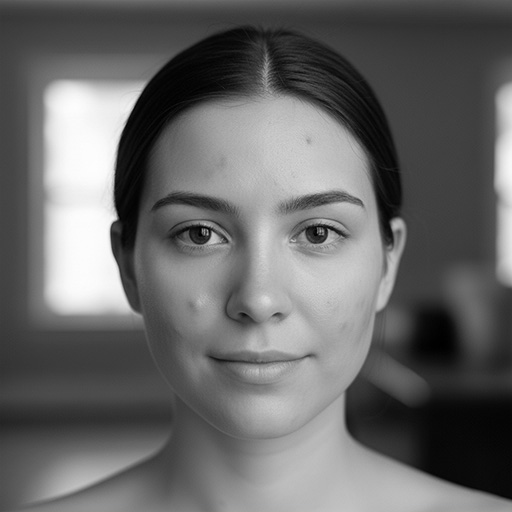
#> input picture exp1/test_img.jpg, 512 x 512 px
$ python skin_smoothing.py   (older library calls are emulated)
#> lines starting #> are read from the running program, lines starting #| are printed output that depends on the picture
import numpy as np
import matplotlib.pyplot as plt
import scipy.datasets as datasets # 或者 import scipy.misc as misc
from scipy.ndimage import gaussian_filter
import os

# 1. 准备图像 (转化为二维信号)
# 加载本地图片
img_path = os.path.join(os.path.dirname(__file__), 'test_img.jpg')
img = plt.imread(img_path)
#> img is the input picture: shape (512, 512, 3); mean R, G, B 104, 104, 104

# 如果是彩色图(3维)，转为灰度图(2维)
if img.ndim == 3:
    img = np.dot(img[...,:3], [0.299, 0.587, 0.114])
#> img: shape (512, 512) float64

img = img.astype(float)

# 归一化到 0-1 之间，方便计算 (PS里对应 0-255，原理一样)
if img.max() > 1.0:
    img = img / 255.0

# 2. 提取低频 (Low Frequency) - 对应 PS 的“高斯模糊”
# sigma 控制模糊程度，相当于 PS 里的半径像素
# sigma 越大，保留的细节越少，低频越“低”
sigma = 3.0
img_low = gaussian_filter(img, sigma=sigma)

# 3. 提取高频 (High Frequency) - 对应 PS 的“应用图像(减去)”
# 高频 = 原图 - 低频
# 注意：高频层会有负数（因为原图可能比模糊后的暗），
# 在 PS 里通常会 +128 变成灰色底，这里我们保持数学上的精确值
img_high = img - img_low
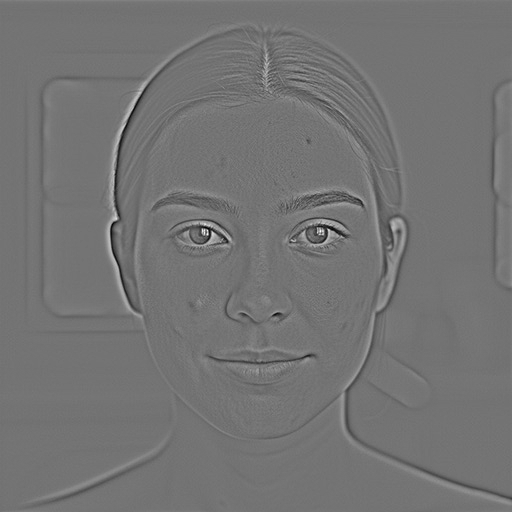
#> img_high: shape (512, 512) float64; min -0.323, max 0.387, mean -2.73e-17; drawn with min black and max white

# ==========================================
# 4. 模拟“磨皮”操作 (Retouching Simulation)
# ==========================================
# 原理：我们只对“低频层”进行进一步处理（比如更强的模糊以均匀肤色），
# 但保持“高频层”（纹理、毛孔、边缘）不变。
# 这样皮肤看起来光滑，但不会像塑料人，因为纹理还在。

# 对低频层再次模糊，模拟“均匀肤色”
img_low_retouched = gaussian_filter(img_low, sigma=10.0)
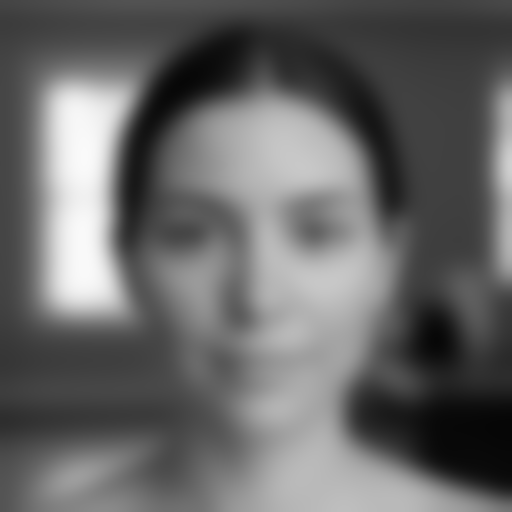
#> img_low_retouched: shape (512, 512) float64; min 0.0244, max 0.982, mean 0.408

# 重组图像：处理过的低频 + 原始高频
img_restored = img_low_retouched + img_high

# ==========================================
# 5. 可视化结果
# ==========================================
plt.figure(figsize=(12, 10))

# 原图
plt.subplot(2, 2, 1)
plt.imshow(img, cmap='gray')
plt.title('1. Original (f(x,y))')
plt.axis('off')

# 低频 (模糊，光影，肤色基调)
plt.subplot(2, 2, 2)
plt.imshow(img_low, cmap='gray')
plt.title(f'2. Low Frequency (Gaussian sigma={sigma})')
plt.axis('off')

# 高频 (纹理，边缘，痘痘)
# 也就是 PS 里的“高反差保留”或灰色层
# 为了显示清楚，我加了 0.5 (相当于 PS 的 +128 灰色)，否则负数显示全黑
plt.subplot(2, 2, 3)
plt.imshow(img_high + 0.5, cmap='gray', vmin=0, vmax=1)
plt.title('3. High Frequency (Texture/Edges)')
plt.axis('off')

# 磨皮后重组
plt.subplot(2, 2, 4)
plt.imshow(img_restored, cmap='gray')
plt.title('4. Retouched (Smoothed Low + Orig High)')
plt.axis('off')

plt.tight_layout()
plt.savefig("skin_smoothing_result.png")  # 保存为图片文件
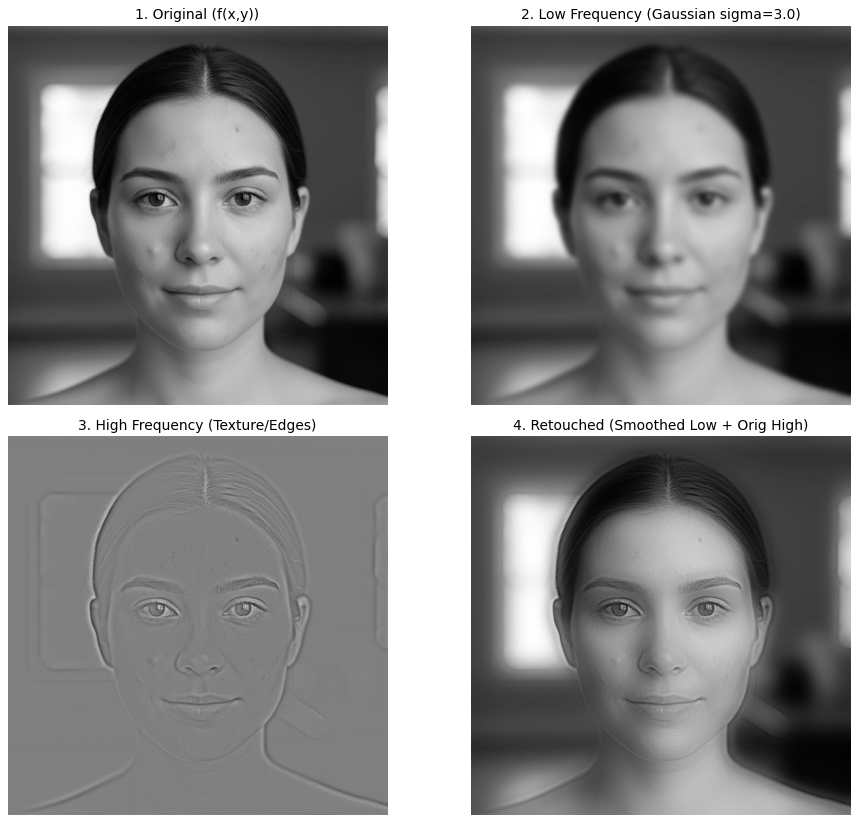
#> figure drawn by matplotlib, 4 panels
# plt.show()  # 注释掉这行
